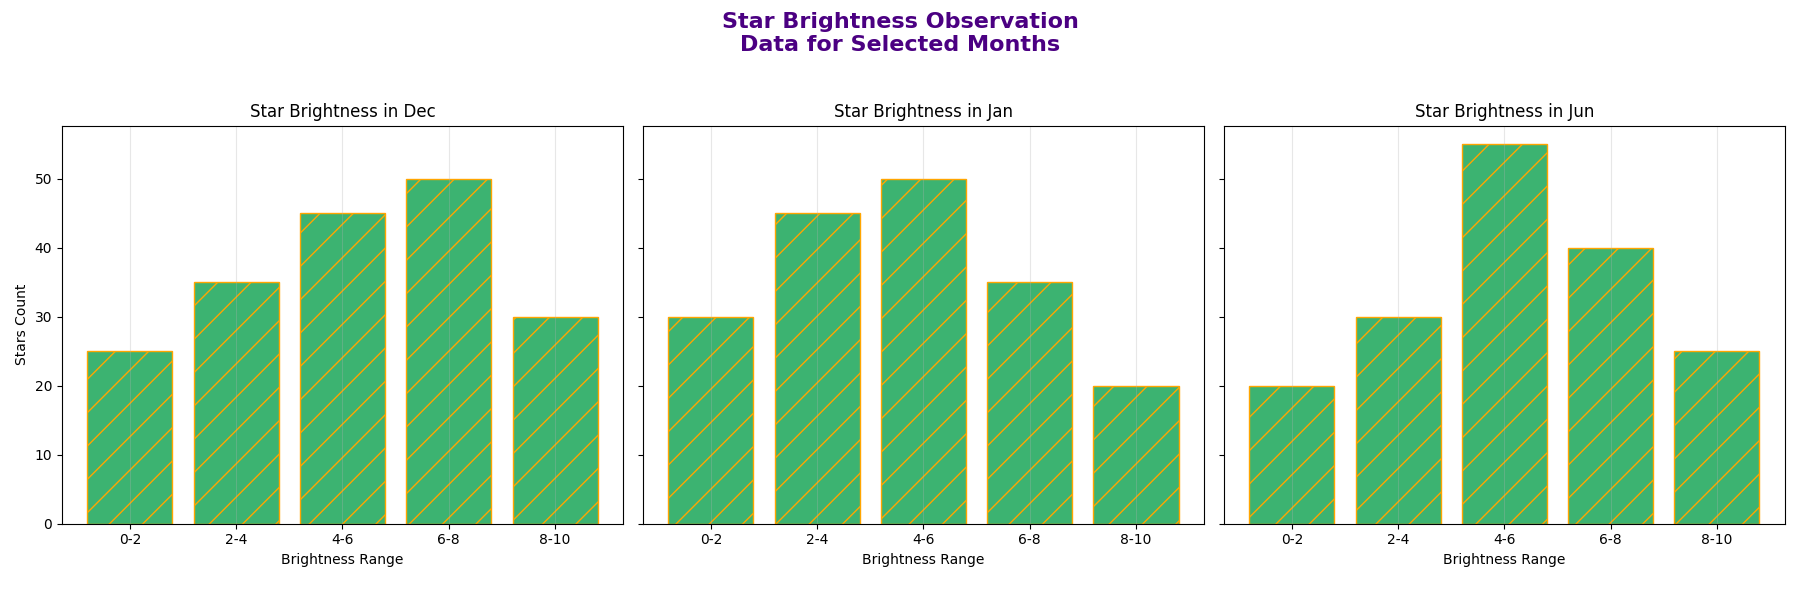

Recreate this plot in Python.
import matplotlib.pyplot as plt
import numpy as np

brightness_bins = ['0-2', '2-4', '4-6', '6-8', '8-10']
stars_jan = [30, 45, 50, 35, 20]
stars_jun = [20, 30, 55, 40, 25]
stars_dec = [25, 35, 45, 50, 30]

fig, axs = plt.subplots(1, 3, figsize=(18, 6), sharey=True)

# Applied single color across all data groups
common_color = 'mediumseagreen'

axs[0].bar(brightness_bins, stars_dec, color=common_color, edgecolor='orange', hatch='/')
axs[0].set_title('Star Brightness in Dec')
axs[0].set_xlabel('Brightness Range')
axs[0].set_ylabel('Stars Count')
axs[0].grid(axis='x', linestyle='-', alpha=0.3)

axs[1].bar(brightness_bins, stars_jan, color=common_color, edgecolor='orange', hatch='/')
axs[1].set_title('Star Brightness in Jan')
axs[1].set_xlabel('Brightness Range')
axs[1].grid(axis='x', linestyle='-', alpha=0.3)

axs[2].bar(brightness_bins, stars_jun, color=common_color, edgecolor='orange', hatch='/')
axs[2].set_title('Star Brightness in Jun')
axs[2].set_xlabel('Brightness Range')
axs[2].grid(axis='x', linestyle='-', alpha=0.3)

fig.suptitle('Star Brightness Observation\nData for Selected Months', fontsize=16, fontweight='bold', color='indigo')
plt.tight_layout(rect=[0, 0.03, 1, 0.95])
plt.show()
